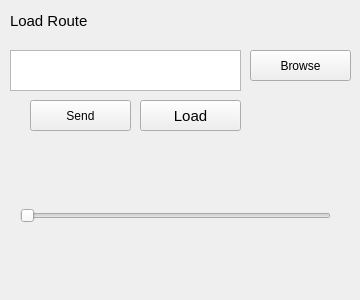
      <widget class="QWidget" name="routeTab_2">
       <attribute name="title">
        <string>Route</string>
       </attribute>
       <widget class="QLabel" name="label_7">
        <property name="geometry">
         <rect>
          <x>10</x>
          <y>10</y>
          <width>231</width>
          <height>21</height>
         </rect>
        </property>
        <property name="font">
         <font>
          <pointsize>11</pointsize>
          <kerning>true</kerning>
         </font>
        </property>
        <property name="text">
         <string>Load Route</string>
        </property>
        <property name="alignment">
         <set>Qt::AlignLeading|Qt::AlignLeft|Qt::AlignVCenter</set>
        </property>
       </widget>
       <widget class="QTextEdit" name="pathOfRouteTextEdit_2">
        <property name="geometry">
         <rect>
          <x>10</x>
          <y>50</y>
          <width>231</width>
          <height>41</height>
         </rect>
        </property>
       </widget>
       <widget class="QPushButton" name="browseBtn_2">
        <property name="geometry">
         <rect>
          <x>250</x>
          <y>50</y>
          <width>101</width>
          <height>31</height>
         </rect>
        </property>
        <property name="text">
         <string>Browse</string>
        </property>
       </widget>
       <widget class="QPushButton" name="loadBtn_2">
        <property name="geometry">
         <rect>
          <x>140</x>
          <y>100</y>
          <width>101</width>
          <height>31</height>
         </rect>
        </property>
        <property name="font">
         <font>
          <pointsize>11</pointsize>
          <kerning>true</kerning>
         </font>
        </property>
        <property name="text">
         <string>Load</string>
        </property>
       </widget>
       <widget class="QPushButton" name="sendJsonBtn_2">
        <property name="geometry">
         <rect>
          <x>30</x>
          <y>100</y>
          <width>101</width>
          <height>31</height>
         </rect>
        </property>
        <property name="text">
         <string>Send</string>
        </property>
       </widget>
       <widget class="QLabel" name="sourceStationLabel_2">
        <property name="geometry">
         <rect>
          <x>40</x>
          <y>250</y>
          <width>151</width>
          <height>41</height>
         </rect>
        </property>
        <property name="text">
         <string/>
        </property>
        <property name="alignment">
         <set>Qt::AlignLeading|Qt::AlignLeft|Qt::AlignVCenter</set>
        </property>
       </widget>
       <widget class="QSlider" name="horizontalSlider_2">
        <property name="geometry">
         <rect>
          <x>20</x>
          <y>200</y>
          <width>311</width>
          <height>31</height>
         </rect>
        </property>
        <property name="orientation">
         <enum>Qt::Horizontal</enum>
        </property>
       </widget>
      </widget>
